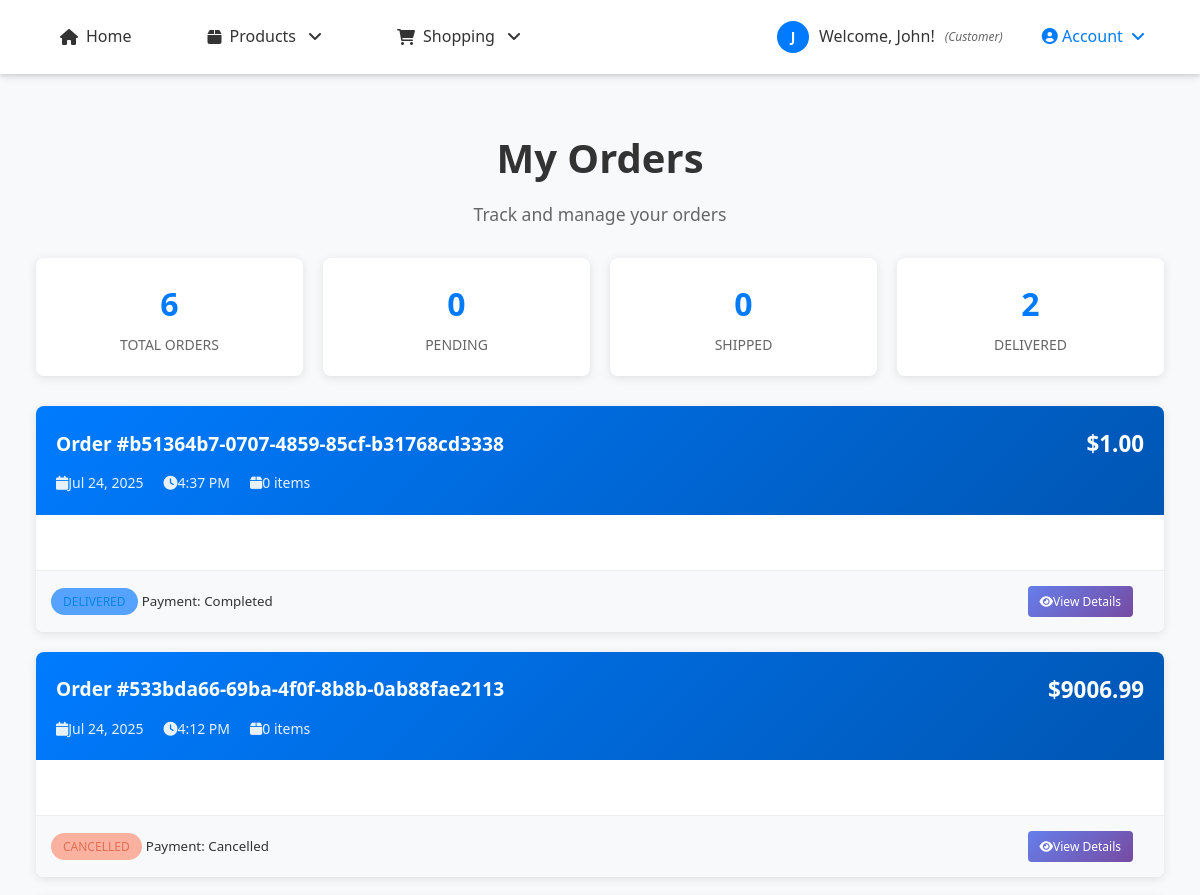
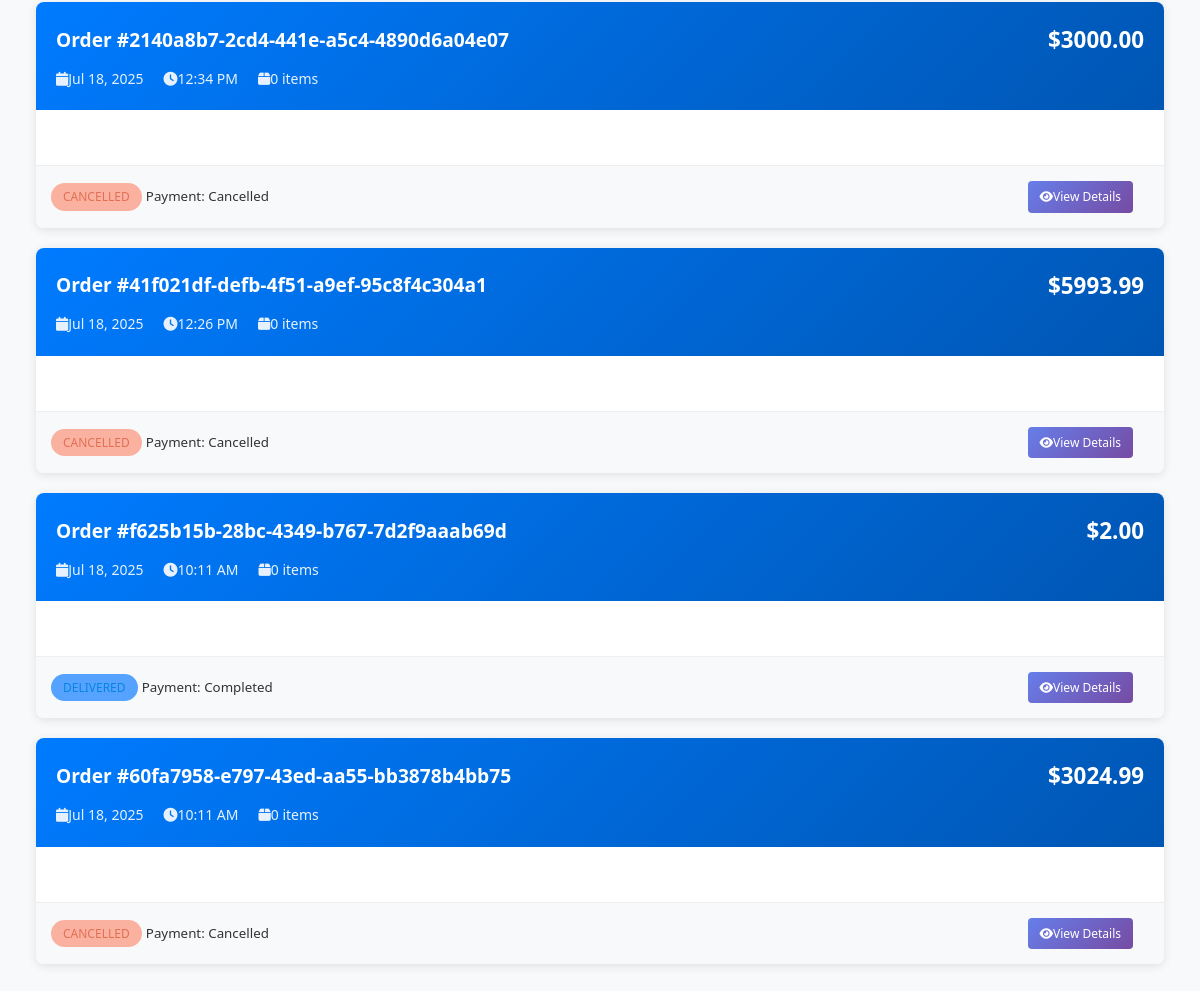
Page /orders/ (signed in) on the committed database (2 pictures, top to bottom).
### accounts/models.py (models this page shows, shortened)
class UserProfile(models.Model):
    ROLE_CHOICES = [
        ('customer', 'Customer'),
        ('staff', 'Staff'),
        ('owner', 'Owner/Admin'),
    ]
    user = models.OneToOneField(User, on_delete=models.CASCADE, related_name='profile')
    phone_number = models.CharField(max_length=15, blank=True, null=True)
    address = models.TextField(blank=True, null=True)
    date_of_birth = models.DateField(blank=True, null=True)
    profile_picture = models.ImageField(upload_to='profiles/', blank=True, null=True)
    role = models.CharField(max_length=20, choices=ROLE_CHOICES, default='customer')
    billing_first_name = models.CharField(max_length=100, blank=True, null=True)
    billing_last_name = models.CharField(max_length=100, blank=True, null=True)
    billing_email = models.EmailField(blank=True, null=True)
    billing_phone = models.CharField(max_length=20, blank=True, null=True)
    billing_address = models.TextField(blank=True, null=True)
    billing_city = models.CharField(max_length=100, blank=True, null=True)
    billing_state = models.CharField(max_length=100, blank=True, null=True)
    billing_postal_code = models.CharField(max_length=20, blank=True, null=True)
    billing_country = models.CharField(max_length=100, blank=True, null=True)
    shipping_first_name = models.CharField(max_length=100, blank=True, null=True)
    shipping_last_name = models.CharField(max_length=100, blank=True, null=True)
    shipping_phone = models.CharField(max_length=20, blank=True, null=True)
    shipping_address = models.TextField(blank=True, null=True)
    shipping_city = models.CharField(max_length=100, blank=True, null=True)
    shipping_state = models.CharField(max_length=100, blank=True, null=True)
    shipping_postal_code = models.CharField(max_length=20, blank=True, null=True)
    shipping_country = models.CharField(max_length=100, blank=True, null=True)
    created_at = models.DateTimeField(auto_now_add=True)
    updated_at = models.DateTimeField(auto_now=True)
    def can_manage_products(self):
        return self.role in ['staff', 'owner'] or self.user.is_superuser
    class Meta:
        verbose_name = "User Profile"
        verbose_name_plural = "User Profiles"

### orders/models.py (models this page shows, shortened)
class Order(models.Model):
    ORDER_STATUS_CHOICES = [
        ('pending', 'Pending'),
        ('confirmed', 'Confirmed'),
        ('processing', 'Processing'),
        ('shipped', 'Shipped'),
        ('delivered', 'Delivered'),
        ('cancelled', 'Cancelled'),
        ('refunded', 'Refunded'),
    ]
    order_id = models.UUIDField(default=uuid.uuid4, unique=True, editable=False)
    user = models.ForeignKey(User, on_delete=models.CASCADE, related_name='orders')
    status = models.CharField(max_length=20, choices=ORDER_STATUS_CHOICES, default='pending')
    first_name = models.CharField(max_length=100)
    last_name = models.CharField(max_length=100)
    email = models.EmailField()
    phone = models.CharField(max_length=20)
    shipping_first_name = models.CharField(max_length=100, blank=True)
    shipping_last_name = models.CharField(max_length=100, blank=True)
    shipping_phone = models.CharField(max_length=20, blank=True)
    shipping_address = models.TextField()
    shipping_city = models.CharField(max_length=100)
    shipping_state = models.CharField(max_length=100)
    shipping_postal_code = models.CharField(max_length=20)
    shipping_country = models.CharField(max_length=100, default='Cambodia')
    total_amount = models.DecimalField(max_digits=10, decimal_places=2)
    shipping_cost = models.DecimalField(max_digits=10, decimal_places=2, default=0.00)
    tax_amount = models.DecimalField(max_digits=10, decimal_places=2, default=0.00)
    created_at = models.DateTimeField(auto_now_add=True)
    updated_at = models.DateTimeField(auto_now=True)
    order_notes = models.TextField(blank=True, null=True)
    class Meta:
        ordering = ['-created_at']
    @property
    def grand_total(self):
        from decimal import Decimal
        total = Decimal(str(self.total_amount)) if self.total_amount else Decimal('0.00')
        shipping = Decimal(str(self.shipping_cost)) if self.shipping_cost else Decimal('0.00')
        tax = Decimal(str(self.tax_amount)) if self.tax_amount else Decimal('0.00')
        return total + shipping + tax
    @property
    def total_items(self):
        return sum(item.quantity for item in self.order_items.all())

### payment/models.py (models this page shows, shortened)
class Payment(models.Model):
    PAYMENT_METHOD_CHOICES = [
        ('bank_transfer', 'Bank Transfer'),
        ('cash_on_delivery', 'Cash on Delivery'),
        ('aba_pay', 'ABA Pay'),
        ('wing', 'Wing'),
    ]
    PAYMENT_STATUS_CHOICES = [
        ('pending', 'Pending'),
        ('processing', 'Processing'),
        ('completed', 'Completed'),
        ('failed', 'Failed'),
        ('cancelled', 'Cancelled'),
        ('refunded', 'Refunded'),
    ]
    payment_id = models.UUIDField(default=uuid.uuid4, unique=True, editable=False)
    order = models.OneToOneField(Order, on_delete=models.CASCADE, related_name='payment')
    payment_method = models.CharField(max_length=20, choices=PAYMENT_METHOD_CHOICES)
    status = models.CharField(max_length=20, choices=PAYMENT_STATUS_CHOICES, default='pending')
    amount = models.DecimalField(max_digits=10, decimal_places=2)
    transaction_id = models.CharField(max_length=100, blank=True, null=True)
    gateway_response = models.JSONField(blank=True, null=True)
    created_at = models.DateTimeField(auto_now_add=True)
    updated_at = models.DateTimeField(auto_now=True)
    completed_at = models.DateTimeField(blank=True, null=True)

### orders/views.py (the view)
# urls.py: path('', views.order_list, name='order_list'),
@login_required
def order_list(request):
    orders = Order.objects.filter(user=request.user).order_by('-created_at')
    pending_count = orders.filter(status='pending').count()
    confirmed_count = orders.filter(status='confirmed').count()
    processing_count = orders.filter(status='processing').count()
    shipped_count = orders.filter(status='shipped').count()
    delivered_count = orders.filter(status='delivered').count()
    cancelled_count = orders.filter(status='cancelled').count()
    context = {
        'orders': orders,
        'pending_count': pending_count,
        'confirmed_count': confirmed_count,
        'processing_count': processing_count,
        'shipped_count': shipped_count,
        'delivered_count': delivered_count,
        'cancelled_count': cancelled_count,
        'total_count': orders.count(),
    }
    return render(request, 'orders/order_list.html', context)

### orders/templates/orders/order_list.html (shortened to what this page needs)
{% extends 'base.html' %}
{% load static %}
{% block content %}
<div class="orders-container">
    <div class="page-header">
        <h1 class="page-title">My Orders</h1>
        <p class="page-subtitle">Track and manage your orders</p>
    </div>
    {% if orders %}
        <div class="order-summary">
            <div class="summary-item">
                <div class="summary-number">{{ total_count }}</div>
                <div class="summary-label">Total Orders</div>
            </div>
            <div class="summary-item">
                <div class="summary-number">{{ pending_count }}</div>
                <div class="summary-label">Pending</div>
            </div>
            <div class="summary-item">
                <div class="summary-number">{{ shipped_count }}</div>
                <div class="summary-label">Shipped</div>
            </div>
            <div class="summary-item">
                <div class="summary-number">{{ delivered_count }}</div>
                <div class="summary-label">Delivered</div>
            </div>
        </div>
        {% for order in orders %}
        <div class="order-card">
            <div class="order-header">
                <div class="order-main-info">
                    <div class="order-id">Order #{{ order.order_id }}</div>
                    <div class="order-total">${{ order.grand_total }}</div>
                </div>
                <div class="order-meta">
                    <span><i class="fas fa-calendar me-1"></i>{{ order.created_at|date:"M d, Y" }}</span>
                    <span><i class="fas fa-clock me-1"></i>{{ order.created_at|time:"g:i A" }}</span>
                    <span><i class="fas fa-box me-1"></i>{{ order.total_items }} item{{ order.total_items|pluralize }}</span>
                </div>
            </div>
            <div class="order-body">
            </div>
            <div class="order-status">
                <div>
                    <span class="status-badge status-{{ order.status }}">
                        {{ order.get_status_display }}
                    </span>
                    {% if order.payment %}
                        <small class="text-muted ms-2">
                            Payment: {{ order.payment.get_status_display }}
                        </small>
                    {% endif %}
                </div>
                <div class="order-actions">
                    <a href="{% url 'orders:order_detail' order.order_id %}" class="btn btn-primary btn-sm">
                        <i class="fas fa-eye me-1"></i>View Details
                    </a>
                </div>
            </div>
        </div>
        {% endfor %}
    {% endif %}
</div>
{% endblock %}

### store/templates/base.html (shortened to what this page needs)
{% load static %}
<!DOCTYPE html>
<html lang="en">
<head>
    <link rel="stylesheet" href="https://cdnjs.cloudflare.com/ajax/libs/font-awesome/6.0.0/css/all.min.css">
    <link rel="stylesheet" href="{% static 'store/css/style.css' %}">
</head>
<body>
    <header>
        <nav>
            <ul>
                <li><a href="{% url 'store:home' %}">
                    <i class="fas fa-home"></i> Home
                </a></li>
                <li class="dropdown">
                    <a href="#" class="dropdown-toggle">
                        <i class="fas fa-box"></i> Products
                    </a>
                </li>
                {% if user.is_authenticated %}
                    {% if user.profile.role == 'customer' %}
                        <li class="dropdown">
                            <a href="#" class="dropdown-toggle">
                                <i class="fas fa-shopping-cart"></i> Shopping
                            </a>
                        </li>
                    {% endif %}
                {% endif %}
            </ul>
            <div class="auth-nav">
                {% if user.is_authenticated %}
                    <div class="user-info">
                        {% if user.profile.profile_picture %}
                            <img src="{{ user.profile.profile_picture.url }}" alt="Profile" class="user-avatar">
                        {% else %}
                            <div class="user-default-avatar">
                                {{ user.first_name|first|default:user.username|first }}
                            </div>
                        {% endif %}
                        <span>Welcome, {{ user.first_name|default:user.username }}!</span>
                        <small class="user-role">({{ user.profile.get_role_display }})</small>
                    </div>
                    <div class="dropdown">
                        <a href="#" class="dropdown-toggle" style="color: #007bff; font-weight: 500;">
                            <i class="fas fa-user-circle"></i> Account
                        </a>
                    </div>
                {% endif %}
            </div>
        </nav>
    </header>
    <main>
        <div class="container">
            {% block content %}
            {% endblock %}
        </div>
    </main>
</body>
</html>

### rows in the picture
Order: order_id "b51364b7-0707-4859-85cf-b31768cd3338", grand_total "1.00", created_at "Jul 24, 2025", created_at "4:37 PM", total_items "0", status "DELIVERED", payment.status "Completed"
Order: order_id "533bda66-69ba-4f0f-8b8b-0ab88fae2113", grand_total "9006.99", created_at "Jul 24, 2025", created_at "4:12 PM", total_items "0", status "CANCELLED", payment.status "Cancelled"
Order: order_id "2140a8b7-2cd4-441e-a5c4-4890d6a04e07", grand_total "3000.00", created_at "Jul 18, 2025", created_at "12:34 PM", total_items "0", status "CANCELLED", payment.status "Cancelled"
Order: order_id "41f021df-defb-4f51-a9ef-95c8f4c304a1", grand_total "5993.99", created_at "Jul 18, 2025", created_at "12:26 PM", total_items "0", status "CANCELLED", payment.status "Cancelled"
Order: order_id "f625b15b-28bc-4349-b767-7d2f9aaab69d", grand_total "2.00", created_at "Jul 18, 2025", created_at "10:11 AM", total_items "0", status "DELIVERED", payment.status "Completed"
Order: order_id "60fa7958-e797-43ed-aa55-bb3878b4bb75", grand_total "3024.99", created_at "Jul 18, 2025", created_at "10:11 AM", total_items "0", status "CANCELLED", payment.status "Cancelled"

### other values in the picture
{{ user.first_name|first|default:user.username|first }} "J"
{{ user.first_name|default:user.username }} "John"
{{ user.profile.get_role_display }} "Customer"
{{ total_count }} "6"
{{ pending_count }} "0"
{{ shipped_count }} "0"
{{ delivered_count }} "2"
